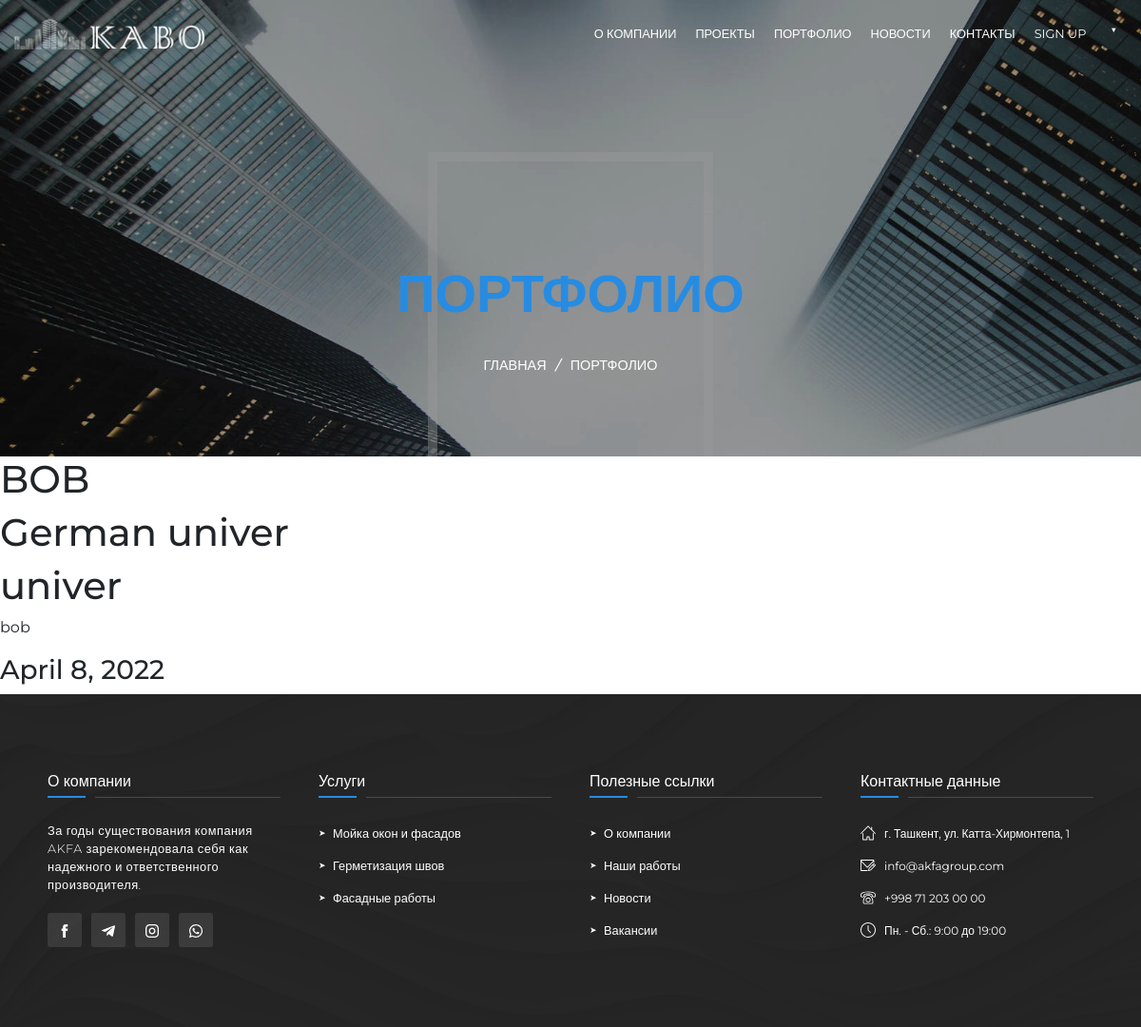
The page /port/detail/1 on the database its author committed.
### portfolio/models.py (models this page shows, shortened)
class PortModels(models.Model):
    title = models.CharField(max_length=50)
    body = models.TextField()
    author = models.ForeignKey('auth.User', on_delete=models.CASCADE)
    primer = models.DateField('Date', default=date.today)

### portfolio/views.py (the view)
# urls.py: path('detail/<int:pk>', PortDetailView.as_view(), name="detail"),
class PortDetailView(DetailView):
    model = PortModels
    template_name = 'page/porfolio-detail.html'
    context_object_name = 'portfolio'

### portfolio/templates/page/porfolio-detail.html
{% extends 'base.html' %}
{% load static %}
{% block content %}
<header class="header_promo other_pages_header">
    <div class="header_promo_background" style="background-image: url({% static 'img/promo.jpg' %})"></div>
    <div class="video_overlay"></div>
    <div class="header_promo_video">
        <video autoplay loop muted playsinline webkit-playsinline poster="#" preload="none"
               src="{% static 'promo/promo_header.mp4' %}"></video>
    </div>
    <div class="header_promo_title">
        <h1><span> ПОРТФОЛИО </span></h1>
        <ul class="header_promo_breadcrumbs">
            <li>
                <a href="{% url 'small:small-list' %}">Главная</a><i>/</i>
            </li>
            <li>
                        <span>
                            ПОРТФОЛИО
                        </span>
            </li>
        </ul>
    </div>
</header>
<h1>BOB</h1>
<div class="post-entry">
    <h1>{{ portfolio.title }}</h1>
    <h1>{{ portfolio.body }}</h1>
    <p>{{ portfolio.author.username }}</p>
    <h3>{{ portfolio.primer  }} </h3>
</div>
{% endblock %}

### static/css/style.css (style rules this page uses)
* { margin: 0; -webkit-box-sizing: border-box; box-sizing: border-box; }
html, body { width: 100%; margin: 0; padding: 0; font-family: "Montserrat", sans-serif; overflow-x: hidden; }
a { text-decoration: none !important; }
ul { list-style: none; padding: 0; margin: 0; }
p { line-height: 150%; }
.header_promo { position: relative; overflow: hidden; top: 0; left: 0; width: 100%; height: 100vh; z-index: 5; }
.header_promo_background { width: 100%; height: 100vh; position: absolute; z-index: 1; background-size: cover; background-repeat: no-repeat; }
.header_promo_video { width: 100%; height: 100vh; position: absolute; z-index: 2; }
.header_promo_video video { width: 100%; height: 100vh; -o-object-fit: cover; object-fit: cover; }
.header_promo_title { top: 50%; left: 50%; width: 100%; position: absolute; -webkit-transform: translate(-50%, -50%); transform: translate(-50%, -50%); z-index: 3; color: #fff; text-align: center; }
.header_promo_title h1 { font-size: 4em; font-weight: 700; margin-bottom: 30px; }
.header_promo_title h1 span { color: #278ce1; }
.header_promo_breadcrumbs { display: -webkit-box; display: -ms-flexbox; display: flex; text-align: center; -webkit-box-pack: center; -ms-flex-pack: center; justify-content: center; }
.header_promo_breadcrumbs a, .header_promo_breadcrumbs span, .header_promo_breadcrumbs i { color: #fff; text-transform: uppercase; font-weight: 500; font-size: 0.9em; }
.header_promo_breadcrumbs i { margin: 0 10px; }
.other_pages_header { height: 60vh; }
.other_pages_header h1 { font-size: 3.5em; }
.other_pages_header .header_promo_title { top: 70%; }
.other_pages_header::after { position: absolute; content: ""; width: 300px; height: calc(100% - 150px); border: 10px solid rgba(255, 255, 255, 0.4); bottom: -10px; left: 50%; -webkit-transform: translateX(-50%); transform: translateX(-50%); z-index: 2; }
.video_overlay { width: 100%; height: 100vh; position: absolute; top: 0; left: 0; background: rgba(0, 0, 0, 0.4); z-index: 3; }

### rows shown on the page
PortModels: title "German univer", body "univer", author.username "bob", primer "April 8, 2022"
